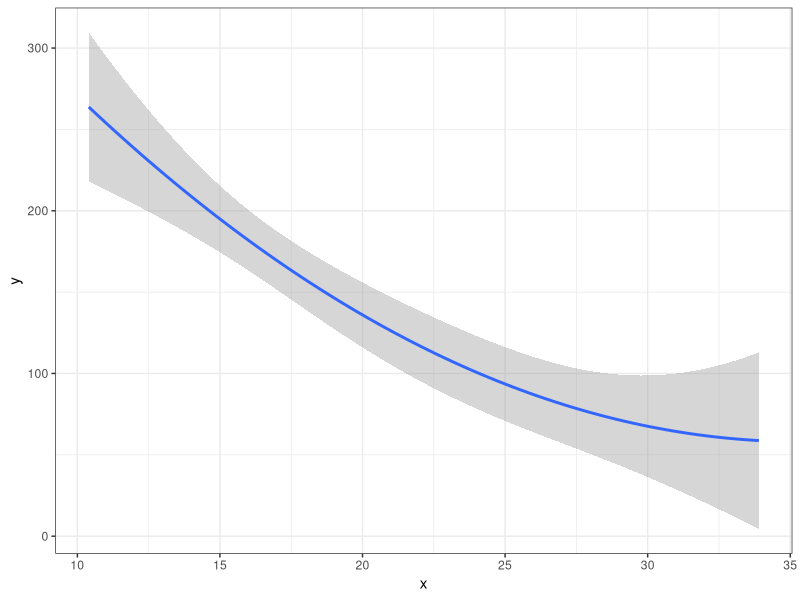

This figure's R source:
library(tidyverse)
library(broom)

mtcars

Compara_reg <- function(x, y, Comparacion = c("Lineal", "Cuadratico", "Logaritmico")){
  DF <- data.frame(x = x, y = y)
  
  Tabla1 <- list()
  Tabla2 <- list()
  Grafico <- list()
  if("Lineal" %in% Comparacion){
    Reg <- lm(y ~ x, data = DF)
    Tabla1[["Lineal"]] <- broom::glance(Reg) %>% mutate(Modelo = "Lineal")
    Tabla2[["Lineal"]] <- broom::tidy(Reg) %>% mutate(Modelo = "Lineal")
    Grafico[["Lineal"]] <- ggplot(data= DF, aes(x = x, y = y)) + stat_smooth(method = "lm", formula =  y ~ x) + theme_bw()
  }
  if("Cuadratico" %in% Comparacion){
    Reg <- lm(y ~ x + I(x^2), data = DF)
    Tabla1[["Cuadratico"]] <- broom::glance(Reg) %>% mutate(Modelo = "Cuadratico")
    Tabla2[["Cuadratico"]] <- broom::tidy(Reg) %>% mutate(Modelo = "Cuadratico")
    Grafico[["Cuadratico"]] <- ggplot(data= DF, aes(x = x, y = y)) + stat_smooth(method = "lm", formula =  y ~ x + I(x^2)) + theme_bw()
  }
  if("Logaritmico" %in% Comparacion){
    Reg <- lm(y ~ x + I(log(x)), data = DF)
    Tabla1[["Logaritmico"]] <- broom::glance(Reg) %>% mutate(Modelo = "Logaritmico")
    Tabla2[["Logaritmico"]] <- broom::tidy(Reg) %>% mutate(Modelo = "Logaritmico")
    Grafico[["Logaritmico"]] <- ggplot(data= DF, aes(x = x, y = y)) + stat_smooth(method = "lm", formula =  y ~ x + I(log(x))) + theme_bw()
  }
  
  Tabla1 <- Tabla1 %>% reduce(bind_rows) %>% arrange(AIC)
  Tabla2 <-Tabla2[[Tabla1$Modelo[[1]]]]
  Grafico <- Grafico[[Tabla1$Modelo[[1]]]]
  print(Grafico)
  message(paste("El mejor modelo fue el", Tabla1$Modelo[[1]]))
  return(list(Tabla_Modelo = Tabla1, Tabla_Parametros = Tabla2, Grafico = Grafico))
}

Res <- Compara_reg(x = mtcars$mpg, y = mtcars$hp, c("Lineal", "Cuadratico", "Logaritmico"))


